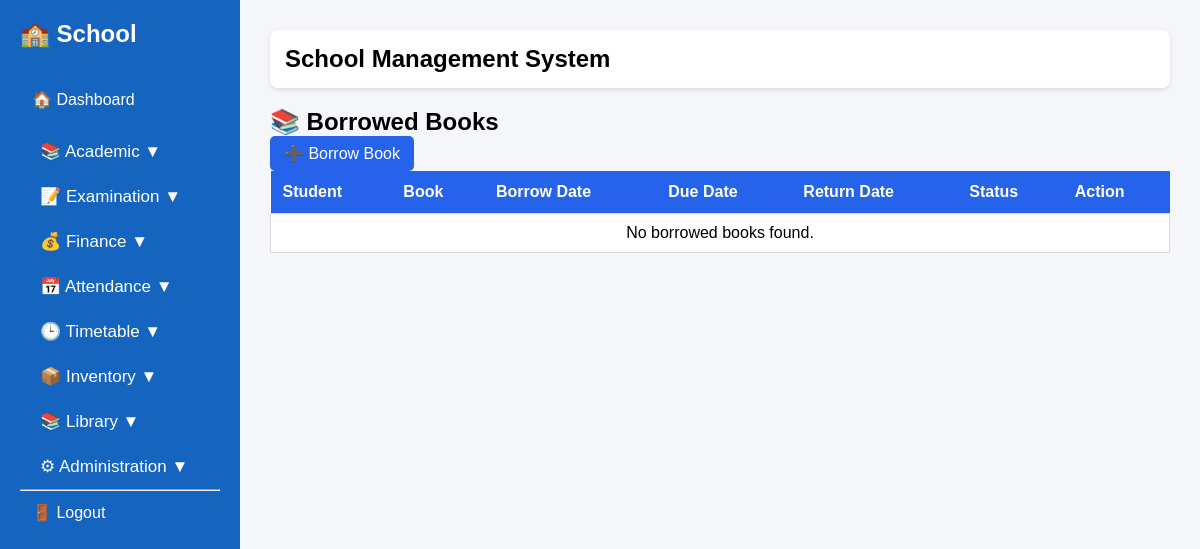
Before: /library/borrow/list/ (signed in) with the older database file.
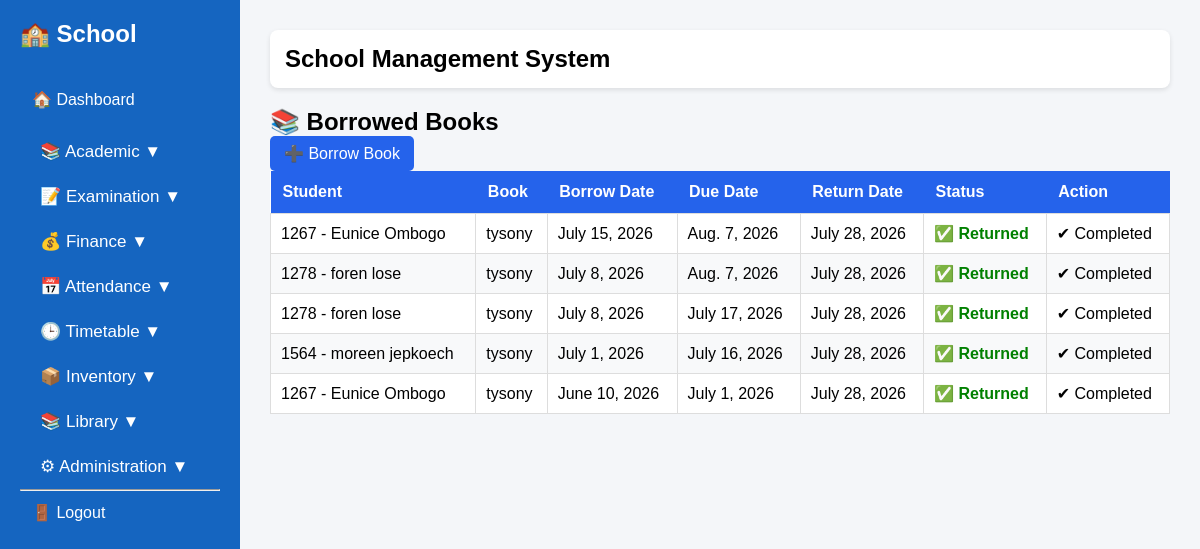
After: the same page with the newer database file.
### students/models.py (models this page shows, shortened)
class BorrowBook(models.Model):
    student = models.ForeignKey(
        Student,
        on_delete=models.CASCADE
    )
    book = models.ForeignKey(
        Book,
        on_delete=models.CASCADE
    )
    borrow_date = models.DateField()
    due_date = models.DateField()
    return_date = models.DateField(
        null=True,
        blank=True
    )
    STATUS = (
        ("Borrowed", "Borrowed"),
        ("Returned", "Returned"),
    )
    status = models.CharField(
        max_length=20,
        choices=STATUS,
        default="Borrowed"
    )
    issued_by = models.ForeignKey(
        User,
        on_delete=models.SET_NULL,
        null=True
    )

class Student(models.Model):
    admission_number = models.CharField(max_length=20, unique=True)
    first_name = models.CharField(max_length=100)
    last_name = models.CharField(max_length=100)
    gender = models.CharField(
        max_length=10,
        choices=[
            ("Male", "Male"),
            ("Female", "Female"),
        ],
    )
    date_of_birth = models.DateField()
    school_class = models.ForeignKey(
        SchoolClass,
        on_delete=models.SET_NULL,
        null=True,
        blank=True,
        related_name="students",
    )
    parent_name = models.CharField(max_length=100)
    phone = models.CharField(max_length=20)
    photo = models.ImageField(
        upload_to="students/",
        blank=True,
        null=True,
    )
    def __str__(self):
        return f"{self.admission_number} - {self.first_name} {self.last_name}"

class Book(models.Model):
    title = models.CharField(max_length=200)
    author = models.CharField(max_length=200)
    isbn = models.CharField(
        max_length=30,
        unique=True,
    )
    category = models.CharField(
        max_length=100,
    )
    publisher = models.CharField(
        max_length=200,
        blank=True,
    )
    publication_year = models.PositiveIntegerField(
        null=True,
        blank=True,
    )
    copies = models.PositiveIntegerField(default=1)
    available_copies = models.PositiveIntegerField(default=1)
    shelf = models.CharField(
        max_length=100,
        blank=True,
    )

### students/views.py (the view)
@login_required
@admin_or_teacher
def borrow_list(request):
    borrowed_books = BorrowBook.objects.select_related(
        "student",
        "book"
    ).order_by("-borrow_date")
    return render(
        request,
        "students/borrow_list.html",
        {
            "borrowed_books": borrowed_books,
        },
    )

### templates/students/borrow_list.html
{% extends "base.html" %}
{% block content %}
<h2>📚 Borrowed Books</h2>
<p>
    <a href="{% url 'borrow_book' %}" class="btn">
        ➕ Borrow Book
    </a>
</p>
<div class="table-container">
<table class="table">
    <thead>
        <tr>
            <th>Student</th>
            <th>Book</th>
            <th>Borrow Date</th>
            <th>Due Date</th>
            <th>Return Date</th>
            <th>Status</th>
            <th>Action</th>
        </tr>
    </thead>
    <tbody>
    {% for borrow in borrowed_books %}
        <tr>
            <td>{{ borrow.student }}</td>
            <td>{{ borrow.book.title }}</td>
            <td>{{ borrow.borrow_date }}</td>
            <td>{{ borrow.due_date }}</td>
            <td>
                {% if borrow.return_date %}
                    {{ borrow.return_date }}
                {% else %}
                    -
                {% endif %}
            </td>
            <td>
                {% if borrow.status == "Borrowed" %}
                    <span style="color:red;font-weight:bold;">
                        📖 Borrowed
                    </span>
                {% else %}
                    <span style="color:green;font-weight:bold;">
                        ✅ Returned
                    </span>
                {% endif %}
            </td>
            <td>
                {% if borrow.status == "Borrowed" %}
                    <a href="{% url 'return_book' borrow.id %}" class="btn">
                        📥 Return Book
                    </a>
                {% else %}
                    ✔ Completed
                {% endif %}
            </td>
        </tr>
    {% empty %}
        <tr>
            <td colspan="7" style="text-align:center;">
                No borrowed books found.
            </td>
        </tr>
    {% endfor %}
    </tbody>
</table>
</div>
{% endblock %}

### templates/base.html (shortened to what this page needs)
{% load static %}
{% load group_tags %}
<!DOCTYPE html>
<html lang="en">
<head>
    <link rel="stylesheet" href="{% static 'css/styles.css' %}">
</head>
<body>
{% if user.is_authenticated %}
<div class="sidebar">
    <h2>🏫 School</h2>
    <a href="{% url 'home' %}">
        🏠 Dashboard
    </a>
    {% if user.is_superuser or user|has_group:"Administrators" %}
    <button class="dropdown-btn">
        📚 Academic ▼
    </button>
    <button class="dropdown-btn">
        📝 Examination ▼
    </button>
    <button class="dropdown-btn">
        💰 Finance ▼
    </button>
    <button class="dropdown-btn">
        📅 Attendance ▼
    </button>
    <button class="dropdown-btn">
        🕒 Timetable ▼
    </button>
<button class="dropdown-btn">
    📦 Inventory ▼
</button>
<button class="dropdown-btn">
    📚 Library ▼
</button>
<button class="dropdown-btn">
    ⚙ Administration ▼
</button>
    {% endif %}
    <hr>
    <a href="{% url 'logout' %}">
        🚪 Logout
    </a>
</div>
{% endif %}
<div class="{% if user.is_authenticated %}content{% else %}login-content{% endif %}">
    {% if user.is_authenticated %}
    <div class="topbar">
        <h2>School Management System</h2>
    </div>
    {% endif %}
    {% block content %}
    {% endblock %}
</div>
</body>
</html>

### static/css/styles.css (style rules this page uses)
* { margin:0; padding:0; box-sizing:border-box; font-family:Arial, sans-serif; }
body { display:flex; background:#f4f6f9; }
.sidebar { width:240px; min-height:100vh; background:#1565c0; color:white; padding:20px; }
.sidebar h2 { margin-bottom:30px; }
.sidebar a { display:block; color:white; text-decoration:none; padding:12px; margin-bottom:8px; border-radius:5px; }
.content { flex:1; padding:30px; }
.topbar { background:white; padding:15px; margin-bottom:20px; border-radius:8px; box-shadow:0 2px 5px rgba(0,0,0,.1); }
.dropdown-btn { width:100%; padding:12px 20px; border:none; background:none; color:white; font-size:17px; text-align:left; cursor:pointer; }
.table-container { width:100%; overflow-x:auto; }
.table { width:100%; border-collapse:collapse; background:#fff; }
.table th { background:#2563eb; color:#fff; padding:12px; text-align:left; }
.table td { padding:10px; border:1px solid #ddd; }
.table tr:nth-child(even) { background:#f8f9fa; }
.btn { display:inline-block; background:#2563eb; color:white; padding:8px 14px; border-radius:5px; text-decoration:none; }

Changed rows visible on the page:
added BorrowBook: student "1267 - Eunice Ombogo", book "tysony", borrow_date "July 15, 2026", due_date "Aug. 7, 2026", return_date "July 28, 2026", status "✅ Returned"
added BorrowBook: student "1278 - foren lose", book "tysony", borrow_date "July 8, 2026", due_date "Aug. 7, 2026", return_date "July 28, 2026", status "✅ Returned"
added BorrowBook: student "1278 - foren lose", book "tysony", borrow_date "July 8, 2026", due_date "July 17, 2026", return_date "July 28, 2026", status "✅ Returned"
added BorrowBook: student "1564 - moreen jepkoech", book "tysony", borrow_date "July 1, 2026", due_date "July 16, 2026", return_date "July 28, 2026", status "✅ Returned"
added BorrowBook: student "1267 - Eunice Ombogo", book "tysony", borrow_date "June 10, 2026", due_date "July 1, 2026", return_date "July 28, 2026", status "✅ Returned"
Other visible differences:
text no longer shown: "No borrowed books found."
